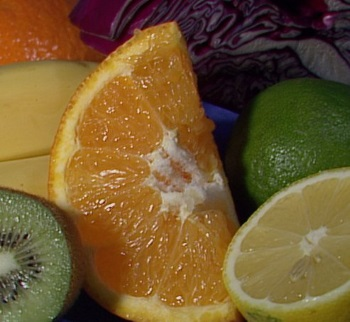
//> input picture images/fruits.jpg, 350 x 322 px
$ ./OpenCvDemo   (built with g++ and OpenCV 4)
//> lines starting //> are read from the running program, lines starting //| are printed output that depends on the picture
/*
OpenCv版本 opencv-4.5.5-vc14_vc15
内容：K值聚类（一）
博客：http://www.bilibili996.com/Course?id=7d02676837f34dcc84606d906d877c3b
作者：高仁宝
时间：2023.11

参考博客：https://blog.csdn.net/qq_40622955/article/details/122853991
*/

#include <opencv2/core/core.hpp>
#include <opencv2/highgui/highgui.hpp>
#include <opencv2/imgproc/imgproc.hpp>
#include <opencv2/ml/ml.hpp>

using namespace cv;
using namespace std;

int main()
{
    Mat src = cv::imread("../images/fruits.jpg");
//> src is the input picture: 322 rows x 350 cols, CV_8UC3; mean B, G, R 46.9, 88.2, 114.1
    cv::imshow("Source", src);
    cv::waitKey(1); // do events

    cv::blur(src, src, Size(15, 15));
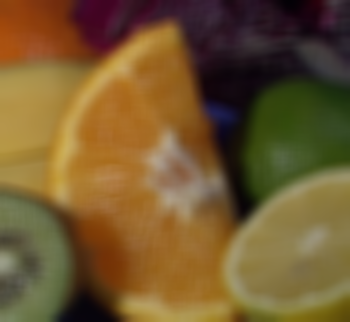
//> src: 322 rows x 350 cols, CV_8UC3; mean B, G, R 46.9, 88.2, 114.2
    cv::imshow("Blurred Image", src);
    cv::waitKey(1); // do events

    // Converts the MxNx3 image into a Kx3 matrix where K=MxN and
    // each row is now a vector in the 3-D space of RGB.
    // change to a Mx3 column vector (M is number of pixels in image)
    Mat columnVector = src.reshape(3, src.rows * src.cols);

    // convert to floating point, it is a requirement of the k-means method of OpenCV.
    Mat samples;
    columnVector.convertTo(samples, CV_32FC3);

    TermCriteria criteria = TermCriteria(TermCriteria::EPS | TermCriteria::MAX_ITER, 10, 1.0);
    int K = 2; // 2、4、6、8

    Mat bestLabels;
    Mat centers;
    cv::kmeans(samples, K, bestLabels, criteria, 3, KmeansFlags::KMEANS_PP_CENTERS, centers);
//> centers = [[27.65, 41.03, 54.9], [58.33, 116.3, 149.5]]

    //create a color map
    std::vector<cv::Scalar> colorMaps;
    uchar b, g, r;;
    //clusterCount is equal to centers.rows
    for (int i = 0; i < centers.rows; i++)
    {
        b = (uchar)centers.at<float>(i, 0);
        g = (uchar)centers.at<float>(i, 1);
        r = (uchar)centers.at<float>(i, 2);
        colorMaps.push_back(cv::Scalar(b, g, r));
    }
//> this loop made 2 passes
//> (b, g, r) on passes 1 to 2: (27, 41, 54), (58, 116, 149)
    // Show  result
    int index = 0;
    Mat clusteredImage(src.rows, src.cols, src.type());
    uchar* ptr = NULL;
    int* label = NULL;
    for (int row = 0; row < src.rows; row++) {
        ptr = clusteredImage.ptr<uchar>(row);
        for (int col = 0; col < src.cols; col++) {
            index = row * src.cols + col;
            label = bestLabels.ptr<int>(index);
            *(ptr + col * 3) = colorMaps[*label][0];
            *(ptr + col * 3 + 1) = colorMaps[*label][1];
            *(ptr + col * 3 + 2) = colorMaps[*label][2];
        }
    }
//> this loop made 322 passes
//> index on passes 1 to 3: 349, 699, 1049
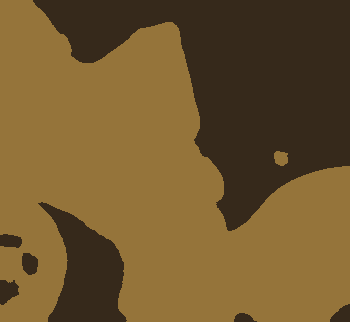
//> clusteredImage: 322 rows x 350 cols, CV_8UC3; mean B, G, R 46.4, 88, 113.5
//> after the loop, index = 112699

    cv::imshow("Clustered Image", clusteredImage);
    cv::waitKey();
    cv::destroyAllWindows();
}
